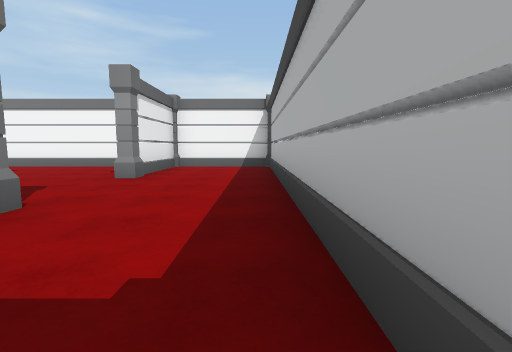
view 1 (above)

24 first-person views from a walk through a scene from a Unity 3-D project. The camera is 1.2 m above the floor, tilts 6° down and sees 85° across. The floor is counted in squares, 2 m on a side. Each view is taken from the middle of a square. On the plan, view 1 faces up. The plan holds only what a view shows up to about 9 squares ahead; the rest is blank. The place goes on beyond the plan. The player character is not drawn.

view 2
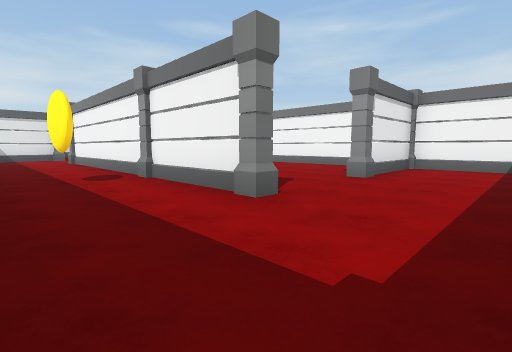

view 3
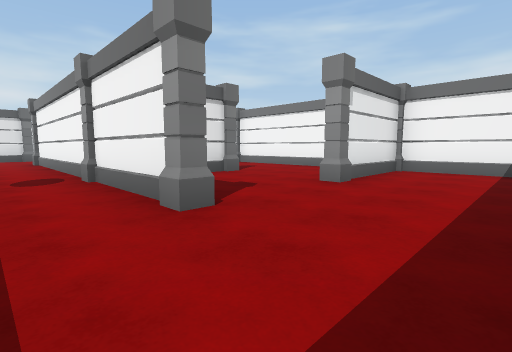

view 4
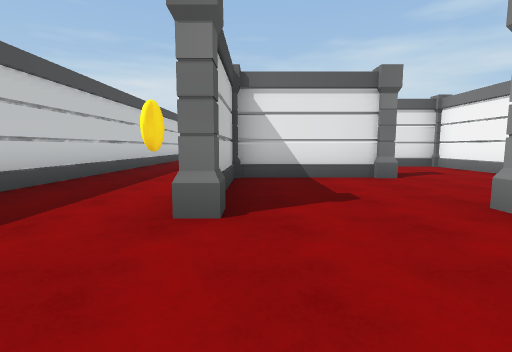

view 5
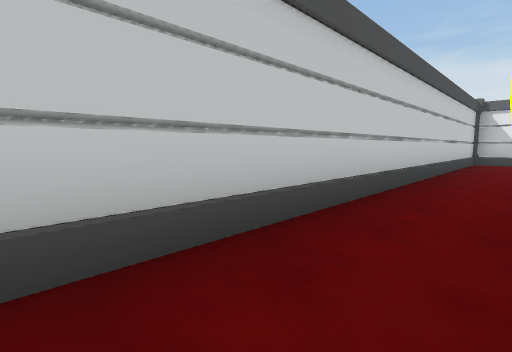

view 6
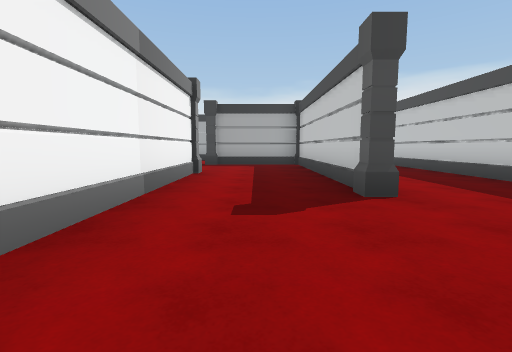

view 7
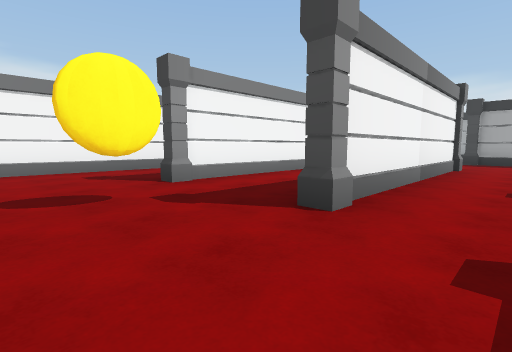

view 8
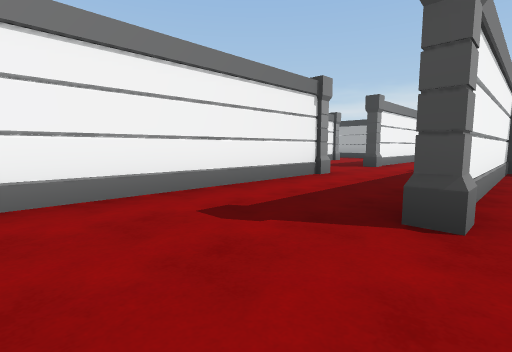

view 9
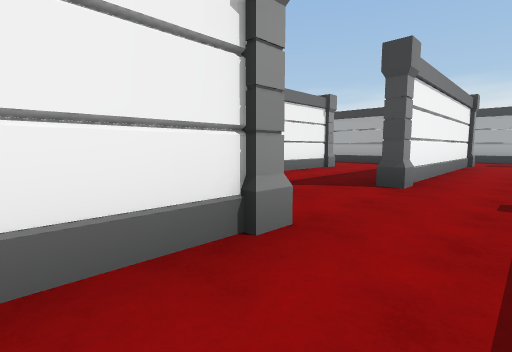

view 10
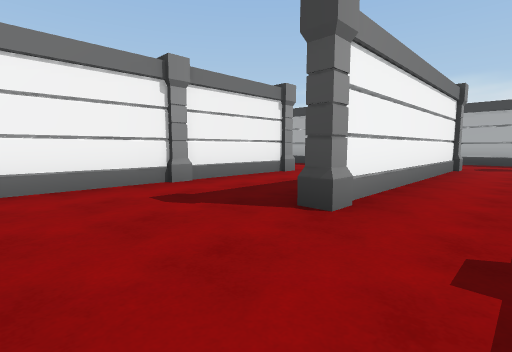

view 11
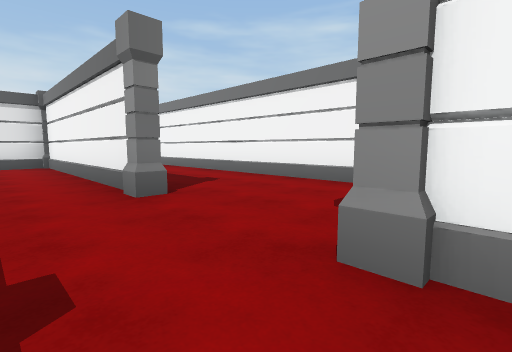

view 12
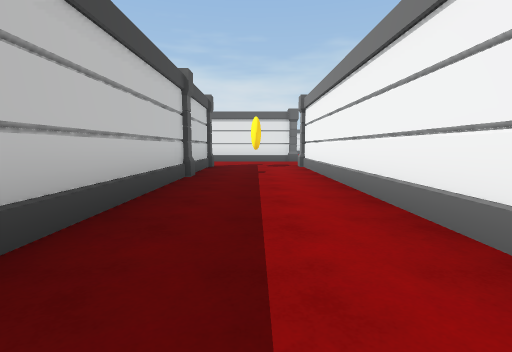

view 13
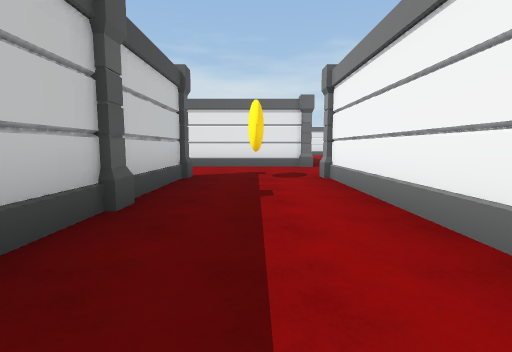

view 14
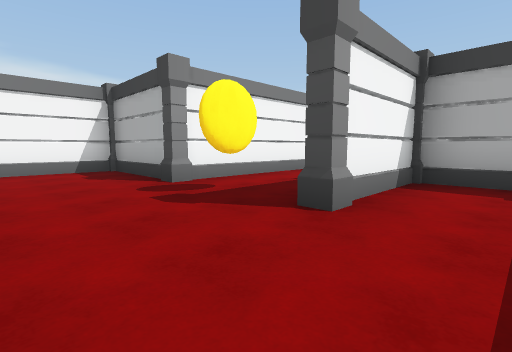

view 15
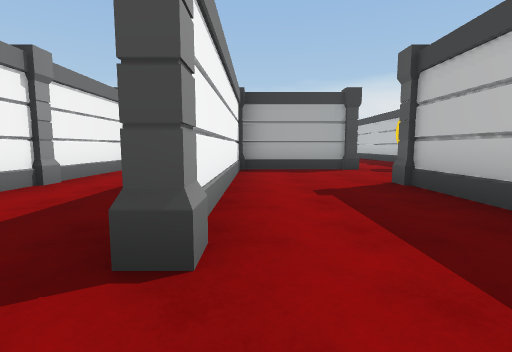

view 16
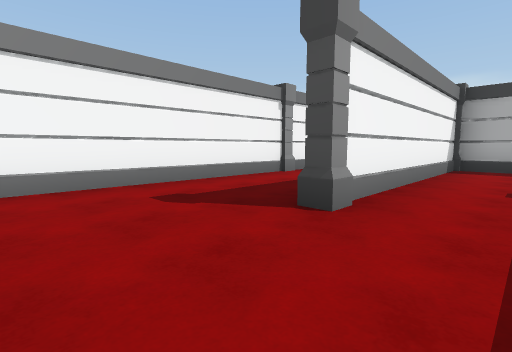

view 17
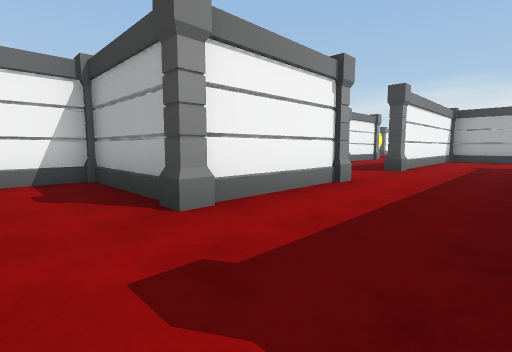

view 18
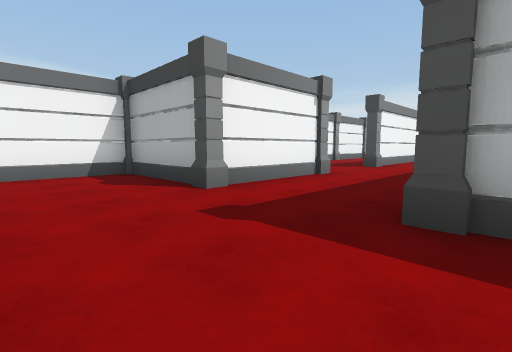

view 19
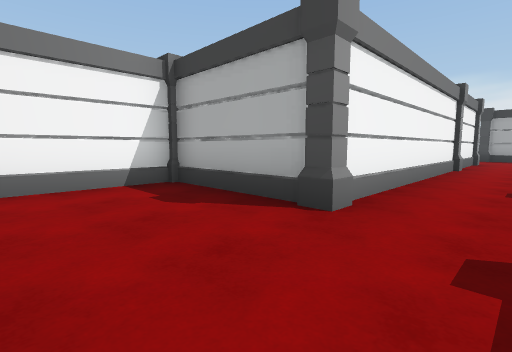

view 20
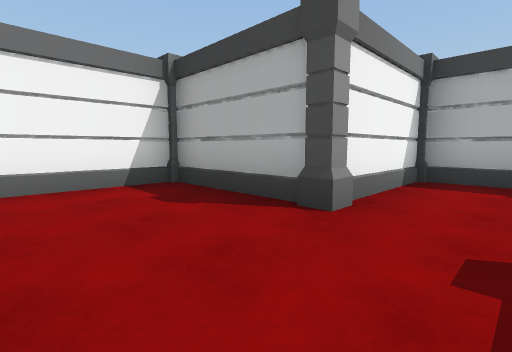

view 21
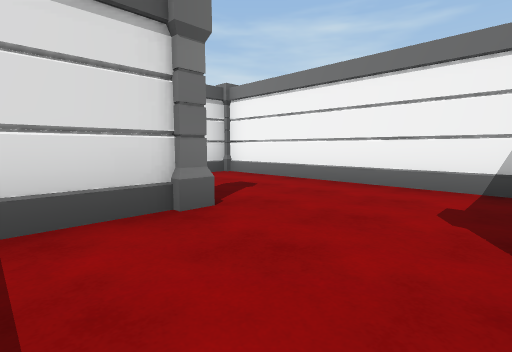

view 22
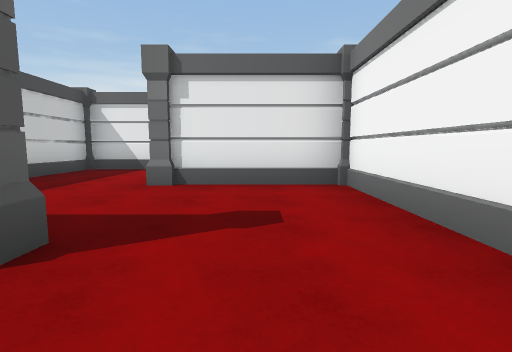

view 23
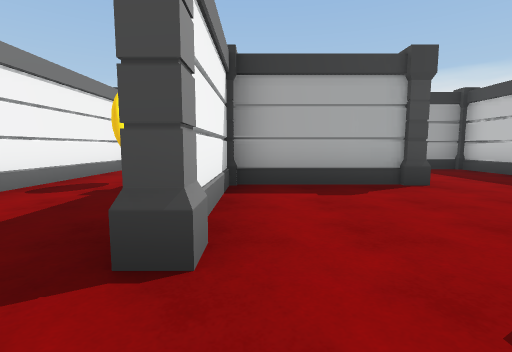

view 24
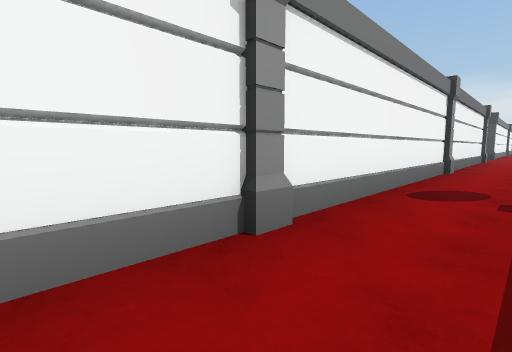

### Floor plan
Key: @ floor where view 1 was taken; # wall or solid block; . floor; P pillar.
Columns run from 43 left of view 1 to 1 right of it. Each row starts with its distance up from view 1.
 30 ############
 29 .PP....PP...
 28 ..........
 27  P##PP#####P
 26 .P..#.....#
 25  ...#.....#
 24   ..#..PP.####P
 23    .PP.#..P..#
 22  #.....#.....#
 21  ###  #PP##P.##########P
 20  PP    P..#..P.....PP..P
 19         ..#..........
 18         ..####P.P#####PP
 17         ..P...P.P.....#
 16         ..............#
 15         ..P       ##P.################P
 14         ..#        #..P...........PP..P
 13                    #...................
 12                    #..P##P######P.P######
 11                    #..P..#......P.P......P..#
 10                     .....#................
  9                           ..P#####PP####PP##P
  8                           ..P.....#.....#...P
  7                           .....   #.....#...#
  6                           ..P######  PP.#...#
  5                           ..P......P.#..PP..#
  4                           ...........#......#
  3                              ..P#########P..#
  2                               .P.....PP..P..#
  1                                .............#
  0                             #..............@
 -1                             PP###########

Positions as (right, up) in squares from view 1, and headings:
1: (0, 0), facing up
2: (0, 0), facing up-left
3: (0, 1), facing up-left
4: (0, 3), facing left
5: (-3, 1), facing down-left
6: (-15, 4), facing right
7: (-17, 4), facing up-right
8: (-17, 8), facing up-right
9: (-13, 10), facing up-right
10: (-11, 10), facing up-right
11: (-8, 10), facing up-left
12: (-12, 13), facing left
13: (-15, 13), facing left
14: (-23, 10), facing up-right
15: (-28, 17), facing right
16: (-29, 16), facing up-right
17: (-34, 15), facing up-right
18: (-35, 14), facing up-right
19: (-32, 19), facing up-right
20: (-35, 22), facing up-right
21: (-33, 22), facing up-left
22: (-34, 25), facing left
23: (-43, 26), facing right
24: (-43, 28), facing up-right
